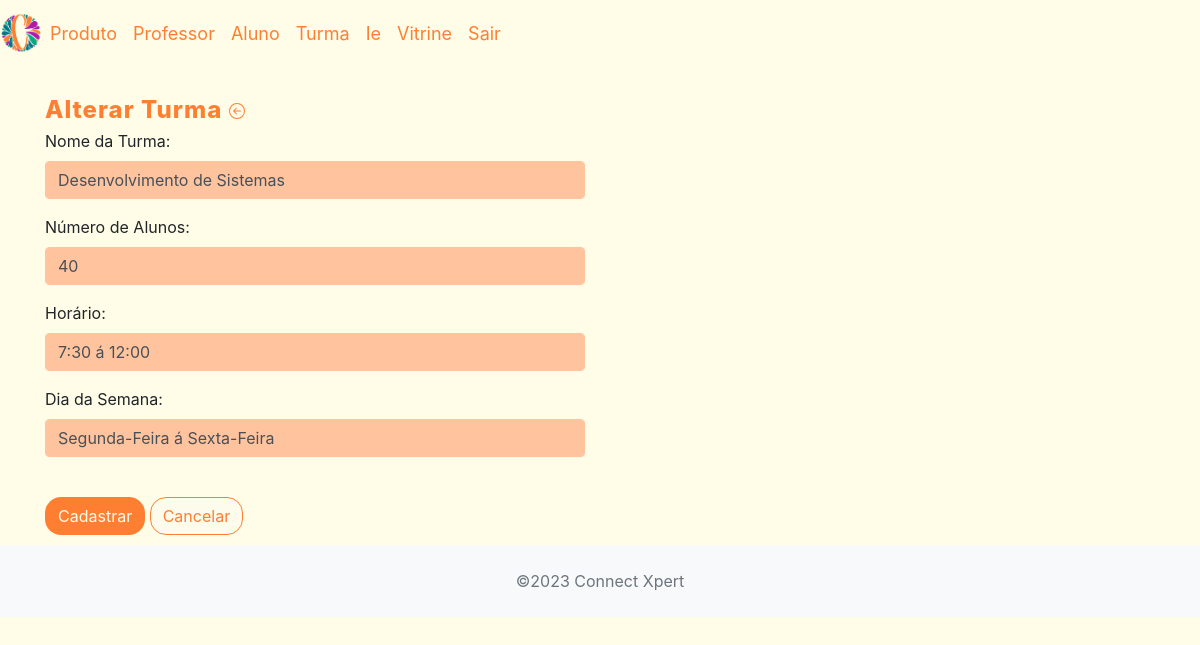
/crud_connectxpert/app/controller/TurmaController.php?action=edit&id=5 (signed in), run on the app's committed database.
### tables this page shows
CREATE TABLE `turma` (
  `id_turma` int(11) NOT NULL,
  `nome_turma` varchar(60) NOT NULL,
  `num_alunos` int(11) NOT NULL,
  `horario` varchar(45) NOT NULL,
  `dia_semana` varchar(60) NOT NULL
);

### crud_connectxpert/app/model/Turma.php (called while the page is built, shortened)
<?php
class Turma {
    private $nomeTurma;
    private $numAlunos;
    private $horario;
    private $diaSemana;
    public function getNomeTurma()
    {
        return $this->nomeTurma;
    }
    public function setNomeTurma($nomeTurma)
    {
        $this->nomeTurma = $nomeTurma;
        return $this;
    }
    public function getNumAlunos()
    {
        return $this->numAlunos;
    }
    public function setNumAlunos($numAlunos)
    {
        $this->numAlunos = $numAlunos;
        return $this;
    }
    public function getHorario()
    {
        return $this->horario;
    }
    public function setHorario($horario)
    {
        $this->horario = $horario;
        return $this;
    }
    public function getDiaSemana()
    {
        return $this->diaSemana;
    }
    public function setDiaSemana($diaSemana)
    {
        $this->diaSemana = $diaSemana;
        return $this;
    }
}

### crud_connectxpert/app/dao/TurmaDAO.php (called while the page is built, shortened)
<?php
include_once(__DIR__ . "/../model/Turma.php");
class TurmaDAO {
    public function findById(int $id) {
        $conn = Connection::getConn();
        $sql = "SELECT * FROM turma t" .
               " WHERE t.id_turma = ?";
        $stm = $conn->prepare($sql);
        $stm->execute([$id]);
        $result = $stm->fetchAll();
        $turmas = $this->mapTurmas($result);
        if(count($turmas) == 1)
            return $turmas[0];
        elseif(count($turmas) == 0)
            return null;
        die("TurmaDAO.findById()" . " - Erro: mais de uma turma encontrada.");
    }
    private function mapTurmas($result) {
        $turmas = array();
        foreach ($result as $reg) {
            $turma = new Turma();
            $turma->setIdTurma($reg['id_turma']);
            $turma->setNomeTurma($reg['nome_turma']);
            $turma->setNumAlunos($reg['num_alunos']);
            $turma->setHorario($reg['horario']);
            $turma->setDiaSemana($reg['dia_semana']);
            array_push($turmas, $turma);
        }
        return $turmas;
    }
}

### crud_connectxpert/app/view/turma/formTurma.php (the view, shortened to what this page needs)
<?php
require_once(__DIR__ . "/../include/header.php");
require_once(__DIR__ . "/../include/menu.php");
echo '<link rel="stylesheet" href="' . BASEURL . '/view/professor/profstyle.css">';
?>
<div class="container">
    <div class="row">
        <h3 class="col-4">
            <?php if ($dados['id_turma'] == 0) echo "Inserir";
            else echo "Alterar"; ?>
            Turma <a class="btn-inserir" href="<?= BASEURL ?>/controller/TurmaController.php?action=list"></a>
        </h3>
    </div>
</div>
<div class="container">
    <div class="row" style="margin-top: 10px;">
        <div class="col-6">
            <form id="frmTurma" method="POST" action="<?= BASEURL ?>/controller/TurmaController.php?action=save">
                <div class="form-group">
                    <label for="txtNomeTurma">Nome da Turma:</label>
                    <input class="form-control" type="text" id="txtNomeTurma" name="nomeTurma" maxlength="70"  value="<?php echo (isset($dados["turma"]) ? $dados["turma"]->getNomeTurma() : ''); ?>" />
                </div>
                <div class="form-group">
                    <label for="txtNumAlunos">Número de Alunos:</label>
                    <input class="form-control" type="text" id="txtNumAlunos" name="numAlunos" maxlength="3" value="<?php echo (isset($dados["turma"]) ? $dados["turma"]->getNumAlunos() : ''); ?>" />
                </div>
                <div class="form-group">
                    <label for="txtHorario">Horário:</label>
                    <input class="form-control" type="text" id="txtHorario" name="horario" maxlength="5" onkeypress="mascHorario(this)" value="<?php echo (isset($dados["turma"]) ? $dados["turma"]->getHorario() : ''); ?>" />
                </div>
                <div class="form-group">
                    <label for="txtDiaSemana">Dia da Semana:</label>
                    <input class="form-control" type="text" id="txtDiaSemana" name="diaSemana" maxlength="60"  value="<?php echo (isset($dados["turma"]) ? $dados["turma"]->getDiaSemana() : ''); ?>" />
                </div>
                <input type="hidden" id="hddId" name="id_turma" value="<?= $dados['id_turma']; ?>" /><br>
                <button type="submit" class="btn" style="background-color: #ff7f32; border-radius: 16px;"><a style="color:#fdfbeb;"> Cadastrar</a></button>
                <button type="reset" class="btn" style="background-color: #fdfbeb; border-radius: 16px; border-color: #ff7f32;"><a style="color: #ff7f32;"> Cancelar </a></button>
            </form>
        </div>
        <div class="col-6">
        </div>
    </div>
</div>
<?php
require_once(__DIR__ . "/../include/footer.php");
?>

### crud_connectxpert/app/view/professor/profstyle.css (style rules this page uses)
h3 { width: 100px; height: 45px; top: 30px; color: rgba(255, 127, 50, 1); font-style: normal; font-size: 24px; font-weight: 800; line-height: 1.2; letter-spacing: 1px; text-decoration: none; text-transform: none; }
body { background-color: #fffde7; }
.form-control { background-color: #ffc39e; border: 1px solid #ffc39e; }

### data on the page
turma: nomeTurma "Desenvolvimento de Sistemas", numAlunos "40", horario "7:30 á 12:00", diaSemana "Segunda-Feira á Sexta-Feira"
